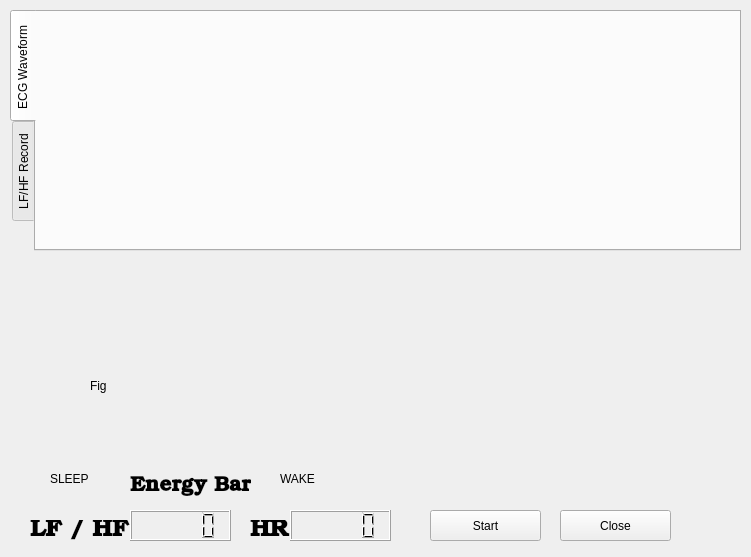
<?xml version="1.0" encoding="UTF-8"?>
<ui version="4.0">
 <class>AdPlot</class>
 <widget class="QWidget" name="AdPlot">
  <property name="geometry">
   <rect>
    <x>0</x>
    <y>0</y>
    <width>751</width>
    <height>557</height>
   </rect>
  </property>
  <property name="windowTitle">
   <string>AdPlot</string>
  </property>
  <widget class="QLabel" name="label_3">
   <property name="geometry">
    <rect>
     <x>130</x>
     <y>470</y>
     <width>121</width>
     <height>31</height>
    </rect>
   </property>
   <property name="font">
    <font>
     <family>URW Bookman L</family>
     <pointsize>16</pointsize>
     <weight>75</weight>
     <bold>true</bold>
    </font>
   </property>
   <property name="text">
    <string>Energy Bar</string>
   </property>
  </widget>
  <widget class="QLabel" name="label_4">
   <property name="geometry">
    <rect>
     <x>50</x>
     <y>470</y>
     <width>51</width>
     <height>17</height>
    </rect>
   </property>
   <property name="text">
    <string>SLEEP</string>
   </property>
  </widget>
  <widget class="QLabel" name="label_5">
   <property name="geometry">
    <rect>
     <x>280</x>
     <y>470</y>
     <width>51</width>
     <height>17</height>
    </rect>
   </property>
   <property name="text">
    <string>WAKE</string>
   </property>
  </widget>
  <widget class="QPushButton" name="Button_1">
   <property name="geometry">
    <rect>
     <x>560</x>
     <y>510</y>
     <width>111</width>
     <height>31</height>
    </rect>
   </property>
   <property name="text">
    <string>Close</string>
   </property>
  </widget>
  <widget class="QPushButton" name="Button_2">
   <property name="geometry">
    <rect>
     <x>430</x>
     <y>510</y>
     <width>111</width>
     <height>31</height>
    </rect>
   </property>
   <property name="text">
    <string>Start</string>
   </property>
  </widget>
  <widget class="QLCDNumber" name="lcd_2">
   <property name="geometry">
    <rect>
     <x>290</x>
     <y>510</y>
     <width>101</width>
     <height>31</height>
    </rect>
   </property>
   <property name="font">
    <font>
     <pointsize>22</pointsize>
     <weight>75</weight>
     <italic>true</italic>
     <bold>true</bold>
    </font>
   </property>
  </widget>
  <widget class="QLCDNumber" name="lcd_1">
   <property name="geometry">
    <rect>
     <x>130</x>
     <y>510</y>
     <width>101</width>
     <height>31</height>
    </rect>
   </property>
   <property name="font">
    <font>
     <pointsize>22</pointsize>
     <weight>75</weight>
     <italic>true</italic>
     <bold>true</bold>
    </font>
   </property>
  </widget>
  <widget class="QLabel" name="label_1">
   <property name="geometry">
    <rect>
     <x>30</x>
     <y>520</y>
     <width>101</width>
     <height>21</height>
    </rect>
   </property>
   <property name="font">
    <font>
     <family>URW Bookman L</family>
     <pointsize>18</pointsize>
     <weight>75</weight>
     <italic>false</italic>
     <bold>true</bold>
    </font>
   </property>
   <property name="text">
    <string>LF / HF</string>
   </property>
  </widget>
  <widget class="QLabel" name="label_2">
   <property name="geometry">
    <rect>
     <x>250</x>
     <y>520</y>
     <width>41</width>
     <height>20</height>
    </rect>
   </property>
   <property name="font">
    <font>
     <family>URW Bookman L</family>
     <pointsize>18</pointsize>
     <weight>75</weight>
     <italic>false</italic>
     <bold>true</bold>
    </font>
   </property>
   <property name="text">
    <string>HR</string>
   </property>
  </widget>
  <widget class="QTabWidget" name="tabWidget">
   <property name="geometry">
    <rect>
     <x>10</x>
     <y>10</y>
     <width>731</width>
     <height>241</height>
    </rect>
   </property>
   <property name="tabPosition">
    <enum>QTabWidget::West</enum>
   </property>
   <property name="currentIndex">
    <number>0</number>
   </property>
   <widget class="QWidget" name="tab">
    <attribute name="title">
     <string>ECG Waveform </string>
    </attribute>
    <widget class="QwtPlot" name="qwtPlot">
     <property name="geometry">
      <rect>
       <x>0</x>
       <y>10</y>
       <width>691</width>
       <height>221</height>
      </rect>
     </property>
     <property name="font">
      <font>
       <pointsize>10</pointsize>
       <weight>50</weight>
       <italic>false</italic>
       <bold>false</bold>
      </font>
     </property>
     <property name="lineWidth">
      <number>1</number>
     </property>
    </widget>
   </widget>
   <widget class="QWidget" name="tab_2">
    <attribute name="title">
     <string>LF/HF Record</string>
    </attribute>
    <widget class="QwtPlot" name="ratioPlot">
     <property name="geometry">
      <rect>
       <x>0</x>
       <y>0</y>
       <width>691</width>
       <height>231</height>
      </rect>
     </property>
     <property name="font">
      <font>
       <pointsize>10</pointsize>
       <weight>50</weight>
       <italic>false</italic>
       <bold>false</bold>
      </font>
     </property>
    </widget>
   </widget>
  </widget>
  <widget class="QLabel" name="label">
   <property name="geometry">
    <rect>
     <x>90</x>
     <y>290</y>
     <width>191</width>
     <height>191</height>
    </rect>
   </property>
   <property name="text">
    <string>Fig</string>
   </property>
  </widget>
  <widget class="QwtPlot" name="psdPlot">
   <property name="geometry">
    <rect>
     <x>360</x>
     <y>260</y>
     <width>381</width>
     <height>241</height>
    </rect>
   </property>
  </widget>
 </widget>
 <layoutdefault spacing="6" margin="11"/>
 <customwidgets>
  <customwidget>
   <class>QwtPlot</class>
   <extends>QFrame</extends>
   <header>qwt_plot.h</header>
  </customwidget>
 </customwidgets>
 <resources/>
 <connections/>
</ui>
